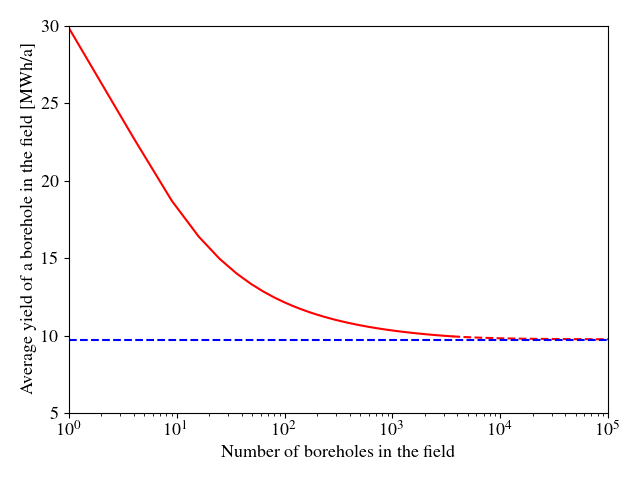

Reproduce this figure in Python.
<<<<<<< HEAD
import matplotlib.pyplot as plt
import pandas as pd
import numpy as np

plt.rcParams["font.family"] = "serif"
plt.rcParams["font.serif"] = "Times"
plt.rcParams["font.size"] = 13
plt.rcParams["text.usetex"] = True

data_frame = pd.read_excel("concept_validation.xlsx")

N = data_frame["N"].values
E = data_frame["E_max"].values

#for n in range(1,51):
#    i = np.where(N >= n**2)[0]
#    p = np.polyfit(N[i], E[i], 1)
#    e = np.polyval(p,N[i]) - E[i]
#    RMSE = np.sqrt(sum(e**2)/len(e))
#    print(n, RMSE)

n = 50
i = np.where(N >= n**2)[0]
p = np.polyfit(N[i], E[i], 1)

Ni = np.arange(len(data_frame), 1001)**2
Ei = np.polyval(p, Ni)

#plt.figure()
#plt.plot(N, E, "r.")
#plt.plot(Ni, Ei, "b-")
#plt.axvspan(N[i[0]], N[i[-1]], color=[0.85,0.85,0.85])
#plt.show()
#raise SystemExit

plt.figure()
plt.semilogx(N, E/N, "-", color="r")
plt.semilogx(Ni, Ei/Ni, "--", color="r")
plt.axhline(9.7, color="b", ls="--")

plt.gca().set_xlim([1, 100000])
plt.gca().set_ylim([5, 30])

plt.xlabel("Number of boreholes in the field")
plt.ylabel("Average yield of a borehole in the field [MWh/a]")

#ax1.set_xlim([1, 10000])
#ax2.set_xlim([1, 10000])
#t1 = Y1[-1]
#t2 = Y2[-1]
#t3 = Y3[-1]
#t4 = Y4[-1]
#t5 = Y5[-1]

#ax2.text(9000, Y1[-1]+0.65, "$B$ = 10 m", ha="right")
#ax1.text(9000, y2[-1]+0.50, "$B$ = 20 m", ha="right")
#ax1.text(9000, y3[-1]+0.40, "$B$ = 30 m", ha="right")
#ax2.text(9000, Y4[-1]+0.40, "$B$ = 40 m", ha="right")
#ax2.text(9000, Y5[-1]+0.60, "$B$ = 50 m", ha="right")

#ax1.set_xticks([1, 10, 100, 1_000, 10_000])
#ax1.set_xticklabels(["1", "10", "100", "1,000", "10,000"])

#plt.legend((h1, h2), ("100-m deep boreholes", "200-m deep boreholes"), ncol=1, handlelength=1, labelspacing=0.333)

plt.tight_layout()

plt.savefig("concept_validation.png")

plt.show()
=======
{
  "nbformat": 4,
  "nbformat_minor": 0,
  "metadata": {
    "colab": {
      "name": "Copy of budapest.ipynb",
      "provenance": [],
      "collapsed_sections": [],
      "authorship_tag": "ABX9TyOnmcqjqHFVdUpy/AVLty6Y",
      "include_colab_link": true
    },
    "kernelspec": {
      "name": "python3",
      "display_name": "Python 3"
    },
    "language_info": {
      "name": "python"
    },
    "accelerator": "GPU"
  },
  "cells": [
    {
      "cell_type": "markdown",
      "metadata": {
        "id": "view-in-github",
        "colab_type": "text"
      },
      "source": [
        "<a href=\"https://colab.research.google.com/github/kkorhone/Infinite_Borehole_Field/blob/main/concept_validation.py\" target=\"_parent\"><img src=\"https://colab.research.google.com/assets/colab-badge.svg\" alt=\"Open In Colab\"/></a>"
      ]
    },
    {
      "cell_type": "markdown",
      "metadata": {
        "id": "VzzulnGkJbzf"
      },
      "source": [
        "# Pygfunction validation of the concept of an infinite borehole field\n",
        "\n",
        "This code finds the maximal amount of shallow geothermal energy $E_{\\rm field}$ [MWh/a] that can be extracted from borehole fields of increasing sizes. NB: $N=60$ seems to be the upper limit that colab can do."
      ]
    },
    {
      "cell_type": "markdown",
      "metadata": {
        "id": "D0wzBJpgJN8v"
      },
      "source": [
        "**First, the pygfunction library needs to be installed.**"
      ]
    },
    {
      "cell_type": "code",
      "metadata": {
        "colab": {
          "base_uri": "https://localhost:8080/",
          "height": 731
        },
        "id": "_25t8ChDHZ0-",
        "outputId": "2e25b7d8-e820-4355-d41a-6c263967949b"
      },
      "source": [
        "pip install pygfunction"
      ],
      "execution_count": 2,
      "outputs": [
        {
          "output_type": "stream",
          "name": "stdout",
          "text": [
            "Collecting pygfunction\n",
            "  Downloading pygfunction-2.1.0-py3-none-any.whl (116 kB)\n",
            "\u001b[K     |████████████████████████████████| 116 kB 4.3 MB/s \n",
            "\u001b[?25hCollecting coolprop>=6.4.1\n",
            "  Downloading CoolProp-6.4.1-cp37-cp37m-manylinux1_x86_64.whl (4.2 MB)\n",
            "\u001b[K     |████████████████████████████████| 4.2 MB 35.2 MB/s \n",
            "\u001b[?25hCollecting scipy>=1.6.2\n",
            "  Downloading scipy-1.7.3-cp37-cp37m-manylinux_2_12_x86_64.manylinux2010_x86_64.whl (38.1 MB)\n",
            "\u001b[K     |████████████████████████████████| 38.1 MB 1.4 MB/s \n",
            "\u001b[?25hCollecting matplotlib>=3.3.4\n",
            "  Downloading matplotlib-3.5.1-cp37-cp37m-manylinux_2_5_x86_64.manylinux1_x86_64.whl (11.2 MB)\n",
            "\u001b[K     |████████████████████████████████| 11.2 MB 30.9 MB/s \n",
            "\u001b[?25hRequirement already satisfied: numpy>=1.20.1 in /usr/local/lib/python3.7/dist-packages (from pygfunction) (1.21.5)\n",
            "Requirement already satisfied: pyparsing>=2.2.1 in /usr/local/lib/python3.7/dist-packages (from matplotlib>=3.3.4->pygfunction) (3.0.7)\n",
            "Requirement already satisfied: cycler>=0.10 in /usr/local/lib/python3.7/dist-packages (from matplotlib>=3.3.4->pygfunction) (0.11.0)\n",
            "Collecting fonttools>=4.22.0\n",
            "  Downloading fonttools-4.29.1-py3-none-any.whl (895 kB)\n",
            "\u001b[K     |████████████████████████████████| 895 kB 47.6 MB/s \n",
            "\u001b[?25hRequirement already satisfied: pillow>=6.2.0 in /usr/local/lib/python3.7/dist-packages (from matplotlib>=3.3.4->pygfunction) (7.1.2)\n",
            "Requirement already satisfied: packaging>=20.0 in /usr/local/lib/python3.7/dist-packages (from matplotlib>=3.3.4->pygfunction) (21.3)\n",
            "Requirement already satisfied: kiwisolver>=1.0.1 in /usr/local/lib/python3.7/dist-packages (from matplotlib>=3.3.4->pygfunction) (1.3.2)\n",
            "Requirement already satisfied: python-dateutil>=2.7 in /usr/local/lib/python3.7/dist-packages (from matplotlib>=3.3.4->pygfunction) (2.8.2)\n",
            "Requirement already satisfied: six>=1.5 in /usr/local/lib/python3.7/dist-packages (from python-dateutil>=2.7->matplotlib>=3.3.4->pygfunction) (1.15.0)\n",
            "Installing collected packages: fonttools, scipy, matplotlib, coolprop, pygfunction\n",
            "  Attempting uninstall: scipy\n",
            "    Found existing installation: scipy 1.4.1\n",
            "    Uninstalling scipy-1.4.1:\n",
            "      Successfully uninstalled scipy-1.4.1\n",
            "  Attempting uninstall: matplotlib\n",
            "    Found existing installation: matplotlib 3.2.2\n",
            "    Uninstalling matplotlib-3.2.2:\n",
            "      Successfully uninstalled matplotlib-3.2.2\n",
            "\u001b[31mERROR: pip's dependency resolver does not currently take into account all the packages that are installed. This behaviour is the source of the following dependency conflicts.\n",
            "albumentations 0.1.12 requires imgaug<0.2.7,>=0.2.5, but you have imgaug 0.2.9 which is incompatible.\u001b[0m\n",
            "Successfully installed coolprop-6.4.1 fonttools-4.29.1 matplotlib-3.5.1 pygfunction-2.1.0 scipy-1.7.3\n"
          ]
        },
        {
          "output_type": "display_data",
          "data": {
            "application/vnd.colab-display-data+json": {
              "pip_warning": {
                "packages": [
                  "matplotlib",
                  "mpl_toolkits",
                  "scipy"
                ]
              }
            }
          },
          "metadata": {}
        }
      ]
    },
    {
      "cell_type": "markdown",
      "source": [
        "**The calculations.**"
      ],
      "metadata": {
        "id": "qw5dDDD_V7rx"
      }
    },
    {
      "cell_type": "code",
      "metadata": {
        "id": "tffzeZaLHvnj"
      },
      "source": [
        "import matplotlib.pyplot as plt\n",
        "import scipy.interpolate\n",
        "import scipy.optimize\n",
        "import scipy.signal\n",
        "import pygfunction\n",
        "import numpy as np\n",
        "\n",
        "def main(N, B):\n",
        "\n",
        "    monthly_fraction = np.ones(12) / 12     # Heat extraction @ constant rate\n",
        "\n",
        "    T_surface = 5.8                         # [degC]\n",
        "    q_geothermal = 42.9e-3                  # [W/m^2]\n",
        "    \n",
        "    k_rock = 2.3                            # [W/(m*K)]\n",
        "    Cp_rock = 850                           # [J/(kg*K)]\n",
        "    rho_rock = 2800                         # [kg/m^3]\n",
        "    \n",
        "    R_borehole = 0.100                      # [K/(W/m)]\n",
        "    \n",
        "    borehole_length = 200.0                 # [m]\n",
        "    borehole_radius = 0.150 / 2             # [m]\n",
        "\n",
        "    num_years = 50                          # [1]\n",
        "\n",
        "    T_target = -1.5                         # [degC]\n",
        "    \n",
        "    a_rock = k_rock / (rho_rock * Cp_rock)  # [m^2/s]\n",
        "    \n",
        "    t_max = num_years * 365 * 24 * 3600     # [s]\n",
        "\n",
        "    delta_t = 730 * 3600                    # [s]\n",
        "    \n",
        "    borehole_geometry = (N, N)\n",
        "    borehole_spacing = (B, B)\n",
        "    \n",
        "    T_initial = T_surface + q_geothermal / k_rock * (0.5 * borehole_length) # Temperature @ midpoint\n",
        "    \n",
        "    ts = borehole_length**2 / (9.0 * a_rock)\n",
        "\n",
        "    borehole_field = pygfunction.boreholes.rectangle_field(N_1=borehole_geometry[0], N_2=borehole_geometry[1], B_1=borehole_spacing[0], B_2=borehole_spacing[1], H=borehole_length, D=0, r_b=borehole_radius)\n",
        "\n",
        "    total_borehole_length = borehole_geometry[0] * borehole_geometry[1] * borehole_length\n",
        "\n",
        "    t = pygfunction.utilities.time_geometric(delta_t, t_max, 50)\n",
        "    g = pygfunction.gfunction.uniform_temperature(borehole_field, t, a_rock, nSegments=1, disp=False)\n",
        "\n",
        "    ti = np.arange(delta_t, t_max+delta_t, delta_t)\n",
        "    gi = scipy.interpolate.interp1d(t, g)(ti)\n",
        "    \n",
        "    def evaluate_mean_fluid_temperatures(annual_heat_load):\n",
        "\n",
        "        monthly_heat_load = annual_heat_load * monthly_fraction\n",
        "\n",
        "        heat_rate = np.ravel(np.tile(monthly_heat_load*1_000_000/730.0, (1, num_years)))\n",
        "\n",
        "        specific_heat_rate = heat_rate / total_borehole_length\n",
        "        delta_q = np.hstack((-specific_heat_rate[0], np.diff(-specific_heat_rate)))\n",
        "        \n",
        "        T_wall = T_initial + scipy.signal.fftconvolve(delta_q, gi/(2.0*np.pi*k_rock), mode=\"full\")[:len(ti)]\n",
        "        T_fluid = T_wall - R_borehole * specific_heat_rate\n",
        "        \n",
        "        return T_fluid\n",
        "    \n",
        "    def cost_function(annual_heat_load):\n",
        "\n",
        "        T_fluid = evaluate_mean_fluid_temperatures(annual_heat_load)\n",
        "\n",
        "        return np.abs(np.min(T_fluid) - T_target)\n",
        "    \n",
        "    annual_heat_load = scipy.optimize.fminbound(cost_function, 1, 100000, xtol=0.001)\n",
        "    \n",
        "    T_fluid = evaluate_mean_fluid_temperatures(annual_heat_load)\n",
        "    \n",
        "    print(borehole_geometry[0]*borehole_geometry[1], annual_heat_load)\n",
        "\n",
        "if __name__ == \"__main__\":\n",
        "\n",
        "    for N in range(61, 71):\n",
        "        main(N, 20)\n"
      ],
      "execution_count": null,
      "outputs": []
    }
  ]
}
>>>>>>> 2a08aa48a9943ea824759006ccb30701ac143d75
